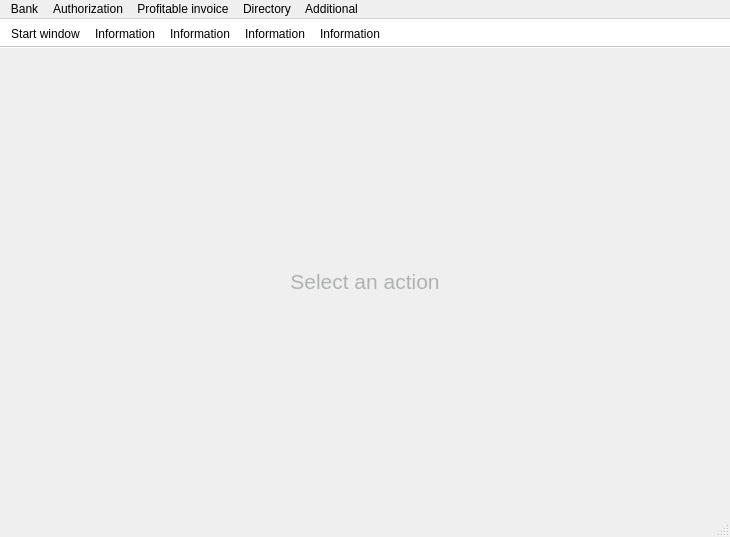
<?xml version="1.0" encoding="UTF-8"?>
<ui version="4.0">
 <class>InfWindow</class>
 <widget class="QMainWindow" name="InfWindow">
  <property name="geometry">
   <rect>
    <x>0</x>
    <y>0</y>
    <width>730</width>
    <height>537</height>
   </rect>
  </property>
  <property name="windowTitle">
   <string>Accounting system</string>
  </property>
  <widget class="QWidget" name="centralwidget">
   <layout class="QVBoxLayout" name="verticalLayout">
    <item>
     <widget class="QLabel" name="label">
      <property name="font">
       <font>
        <pointsize>16</pointsize>
       </font>
      </property>
      <property name="styleSheet">
       <string notr="true">color: #afb3b0;</string>
      </property>
      <property name="text">
       <string>Select an action</string>
      </property>
      <property name="alignment">
       <set>Qt::AlignCenter</set>
      </property>
     </widget>
    </item>
   </layout>
  </widget>
  <widget class="QMenuBar" name="menubar">
   <property name="geometry">
    <rect>
     <x>0</x>
     <y>0</y>
     <width>730</width>
     <height>26</height>
    </rect>
   </property>
   <property name="minimumSize">
    <size>
     <width>0</width>
     <height>0</height>
    </size>
   </property>
   <widget class="QMenu" name="menuefefe">
    <property name="title">
     <string>Bank</string>
    </property>
    <addaction name="actionInformation"/>
    <addaction name="action"/>
   </widget>
   <widget class="QMenu" name="menuefe">
    <property name="title">
     <string>Authorization</string>
    </property>
    <addaction name="actionInformation_2"/>
   </widget>
   <widget class="QMenu" name="menuAdditional_invoice">
    <property name="title">
     <string>Profitable invoice</string>
    </property>
    <addaction name="actionInformation_3"/>
    <addaction name="actionAdd_3"/>
   </widget>
   <widget class="QMenu" name="menuDirectory">
    <property name="title">
     <string>Directory</string>
    </property>
    <addaction name="actionInformation_4"/>
   </widget>
   <widget class="QMenu" name="menuAdditional">
    <property name="title">
     <string>Additional</string>
    </property>
    <addaction name="actionStart_window"/>
   </widget>
   <addaction name="menuefefe"/>
   <addaction name="menuefe"/>
   <addaction name="menuAdditional_invoice"/>
   <addaction name="menuDirectory"/>
   <addaction name="menuAdditional"/>
  </widget>
  <widget class="QStatusBar" name="statusbar"/>
  <widget class="QToolBar" name="toolBar">
   <property name="windowTitle">
    <string>toolBar</string>
   </property>
   <property name="styleSheet">
    <string notr="true">background: white;</string>
   </property>
   <property name="movable">
    <bool>false</bool>
   </property>
   <attribute name="toolBarArea">
    <enum>TopToolBarArea</enum>
   </attribute>
   <attribute name="toolBarBreak">
    <bool>false</bool>
   </attribute>
   <addaction name="actionStart_window"/>
   <addaction name="actionInformation"/>
   <addaction name="actionInformation_2"/>
   <addaction name="actionInformation_3"/>
   <addaction name="actionInformation_4"/>
  </widget>
  <action name="actionInformation">
   <property name="icon">
    <iconset resource="resource.qrc">
     <normaloff>:/image/res/menu/bank (1).png</normaloff>:/image/res/menu/bank (1).png</iconset>
   </property>
   <property name="text">
    <string>Information</string>
   </property>
  </action>
  <action name="action">
   <property name="icon">
    <iconset resource="resource.qrc">
     <normaloff>:/image/res/menu/free-icon-add-8387523.png</normaloff>:/image/res/menu/free-icon-add-8387523.png</iconset>
   </property>
   <property name="text">
    <string>Add</string>
   </property>
  </action>
  <action name="actionInformation_2">
   <property name="icon">
    <iconset resource="resource.qrc">
     <normaloff>:/image/res/menu/authorization.png</normaloff>:/image/res/menu/authorization.png</iconset>
   </property>
   <property name="text">
    <string>Information</string>
   </property>
  </action>
  <action name="actionInformation_3">
   <property name="icon">
    <iconset resource="resource.qrc">
     <normaloff>:/image/res/menu/invoice.png</normaloff>:/image/res/menu/invoice.png</iconset>
   </property>
   <property name="text">
    <string>Information</string>
   </property>
  </action>
  <action name="actionAdd_3">
   <property name="icon">
    <iconset resource="resource.qrc">
     <normaloff>:/image/res/menu/free-icon-add-8387523.png</normaloff>:/image/res/menu/free-icon-add-8387523.png</iconset>
   </property>
   <property name="text">
    <string>Add</string>
   </property>
  </action>
  <action name="actionInformation_4">
   <property name="icon">
    <iconset resource="resource.qrc">
     <normaloff>:/image/res/menu/root-directory.png</normaloff>:/image/res/menu/root-directory.png</iconset>
   </property>
   <property name="text">
    <string>Information</string>
   </property>
  </action>
  <action name="actionStart_window">
   <property name="icon">
    <iconset resource="resource.qrc">
     <normaloff>:/image/res/menu/main-menu (1).png</normaloff>:/image/res/menu/main-menu (1).png</iconset>
   </property>
   <property name="text">
    <string>Start window</string>
   </property>
  </action>
 </widget>
 <resources>
  <include location="resource.qrc"/>
 </resources>
 <connections/>
</ui>
